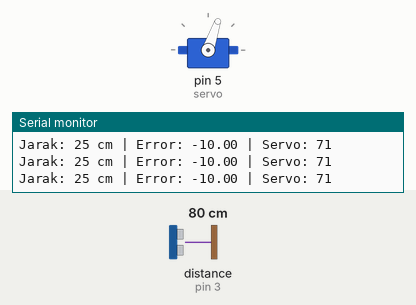
This sketch was run on a simulated Arduino Uno, built with avr-gcc and run on an emulated ATmega328P. Parts: servo, the last lines printed to the serial monitor. Wiring (inferred from the names in the program): ultrasonic range finder: trigger pin 2; echo pin 3. The inputs (shaded band) are chosen by the test bench; at power-on: distance to the obstacle (sensor on pin 3) 80 cm. The echo pulse lasts 58.3 µs per cm.

Above: at 2.2 s.
2.3 s: distance to the obstacle (sensor on pin 3) set to 2 cm
At 3.9 s:
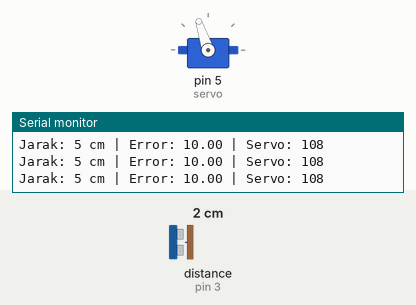
4.3 s: distance to the obstacle (sensor on pin 3) set to 35 cm
At 5.1 s:
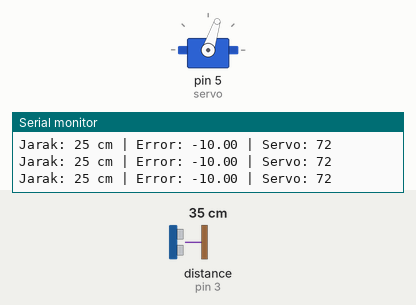
5.8 s: distance to the obstacle (sensor on pin 3) set to 9 cm
At 8.2 s:
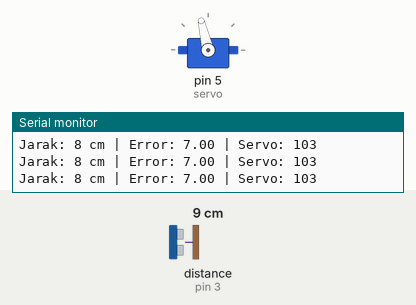
Timing chart, 0 to 9.7 s (numbered marks = the images above; inputs shaded):
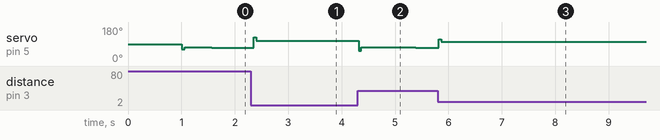

The sketch:

ballbalancer.ino
```cpp
#include <Servo.h>

Servo servo;
#define trig 2
#define echo 3

// Tuning parameter PID - perlu disesuaikan
#define kp 2.0    // Lebih kecil dari sebelumnya
#define ki 0.01   // Lebih kecil
#define kd 1.0    // Lebih kecil

// Variabel PID
double priError = 0;
double toError = 0;

// Parameter sistem
const int SETPOINT = 15;  // Jarak tengah (cm)
const int MIN_DISTANCE = 5;  // Jarak minimal (bola dekat sensor)
const int MAX_DISTANCE = 25; // Jarak maksimal (bola jauh dari sensor)

void setup() {
  pinMode(trig, OUTPUT);
  pinMode(echo, INPUT);
  servo.attach(5);
  Serial.begin(9600);
  servo.write(90);  // Posisi netral (tengah)
  delay(1000);      // Waktu stabilisasi
}

void loop() {
  PID();
}

long distance() {
  digitalWrite(trig, LOW);
  delayMicroseconds(2);
  digitalWrite(trig, HIGH);
  delayMicroseconds(10);
  digitalWrite(trig, LOW);

  long t = pulseIn(echo, HIGH);
  long cm = t / 29 / 2;
  return cm;
}

void PID() {
  int dis = distance();

  // Batasi pembacaan dalam range yang valid
  dis = constrain(dis, MIN_DISTANCE, MAX_DISTANCE);

  double error = SETPOINT - dis;

  // Komponen PID
  double Pvalue = error * kp;
  double Ivalue = toError * ki;
  double Dvalue = (error - priError) * kd;

  double PIDvalue = Pvalue + Ivalue + Dvalue;

  // Update error
  priError = error;
  toError += error;

  // Batasi akumulasi error (anti windup)
  toError = constrain(toError, -100, 100);

  // Mapping nilai PID ke sudut servo
  int servoAngle = map(PIDvalue, -100, 100, 0, 180);
  servoAngle = constrain(servoAngle, 0, 180);

  // Debugging
  Serial.print("Jarak: ");
  Serial.print(dis);
  Serial.print(" cm | Error: ");
  Serial.print(error);
  Serial.print(" | Servo: ");
  Serial.println(servoAngle);

  servo.write(servoAngle);
  delay(50);  // Delay untuk stabilitas
}
```

Measured:
- after the input at 2.3 s, servo on pin 5 (servo): 71° → 107° after 0.05 s, → 108° 0.52 s later
- after the input at 4.3 s, servo on pin 5 (servo): 108° → 72° at once, → 71° 1.1 s later
- after the input at 5.8 s, servo on pin 5 (servo): 71° → 101° at once, → 102° 0.78 s later, → 103° 0.73 s later
